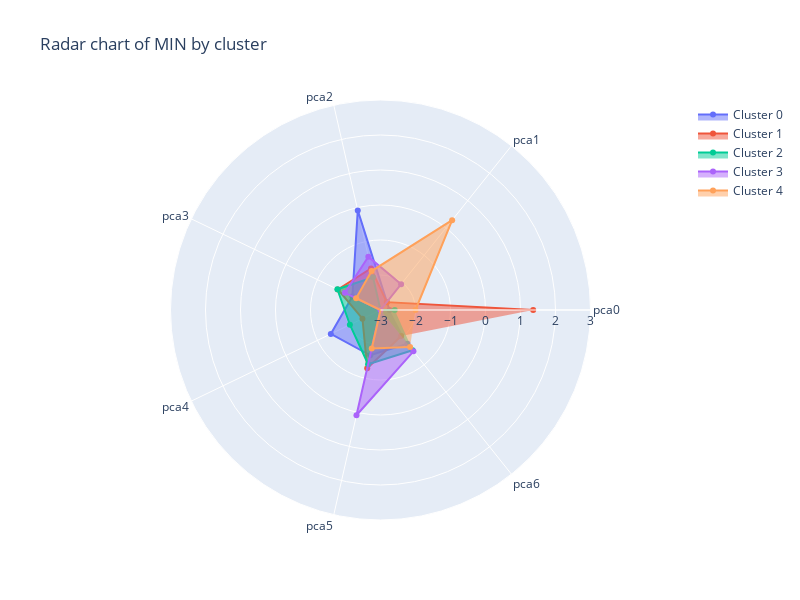

Notebook source saved alongside this figure:
### Markdown cell above
# 5 Charts

### Code cell
scatter_objects = []
categories = songs5000_processed1_df.drop(columns=['cluster']).columns

# Iterate over the unique clusters and add an object for each cluster to the list
for cluster in sorted(songs5000_processed1_df['cluster'].unique()):

  # Find the mean value for each column of the cluster
  cluster_min = [songs5000_processed1_df.loc[songs5000_processed1_df["cluster"] == cluster, category].min() for category in categories]
  cluster_scatter = go.Scatterpolar(r = cluster_min, theta = categories, fill = 'toself', name = f'Cluster {cluster}')
  scatter_objects.append(cluster_scatter)

# Create the figure (the white area)
fig = go.Figure()
fig.add_traces(scatter_objects)

# Add extras to the plot, such as title
fig.update_layout(
  title_text = 'Radar chart of MIN by cluster',
  height = 600,
  width = 800,
  polar = dict(radialaxis = dict(visible = True, range = [-3, 3])),
  showlegend = True
)

fig.show()

### Figure 1 — Plotly figure (JSON) as saved in the notebook; plotly's stock layout.template omitted (floating-point values rounded to 4 significant figures)
{"data": [{"fill": "toself", "name": "Cluster 0", "r": [-2.742, -2.706, -0.08151, -2.108, -1.425, -1.673, -1.765], "theta": ["pca0", "pca1", "pca2", "pca3", "pca4", "pca5", "pca6"], "type": "scatterpolar"}, {"fill": "toself", "name": "Cluster 1", "r": [1.363, -2.713, -1.783, -1.648, -2.427, -1.294, -2.051], "theta": ["pca0", "pca1", "pca2", "pca3", "pca4", "pca5", "pca6"], "type": "scatterpolar"}, {"fill": "toself", "name": "Cluster 2", "r": [-2.594, -3.149, -2.042, -1.632, -2.029, -1.411, -1.529], "theta": ["pca0", "pca1", "pca2", "pca3", "pca4", "pca5", "pca6"], "type": "scatterpolar"}, {"fill": "toself", "name": "Cluster 3", "r": [-3.434, -2.055, -1.438, -1.872, -3.0, 0.08524, -1.49], "theta": ["pca0", "pca1", "pca2", "pca3", "pca4", "pca5", "pca6"], "type": "scatterpolar"}, {"fill": "toself", "name": "Cluster 4", "r": [-2.0, 0.2827, -1.858, -2.227, -3.287, -1.873, -1.646], "theta": ["pca0", "pca1", "pca2", "pca3", "pca4", "pca5", "pca6"], "type": "scatterpolar"}], "layout": {"height": 600, "polar": {"radialaxis": {"range": [-3, 3], "visible": true}}, "showlegend": true, "title": {"text": "Radar chart of MIN by cluster"}, "width": 800}}
